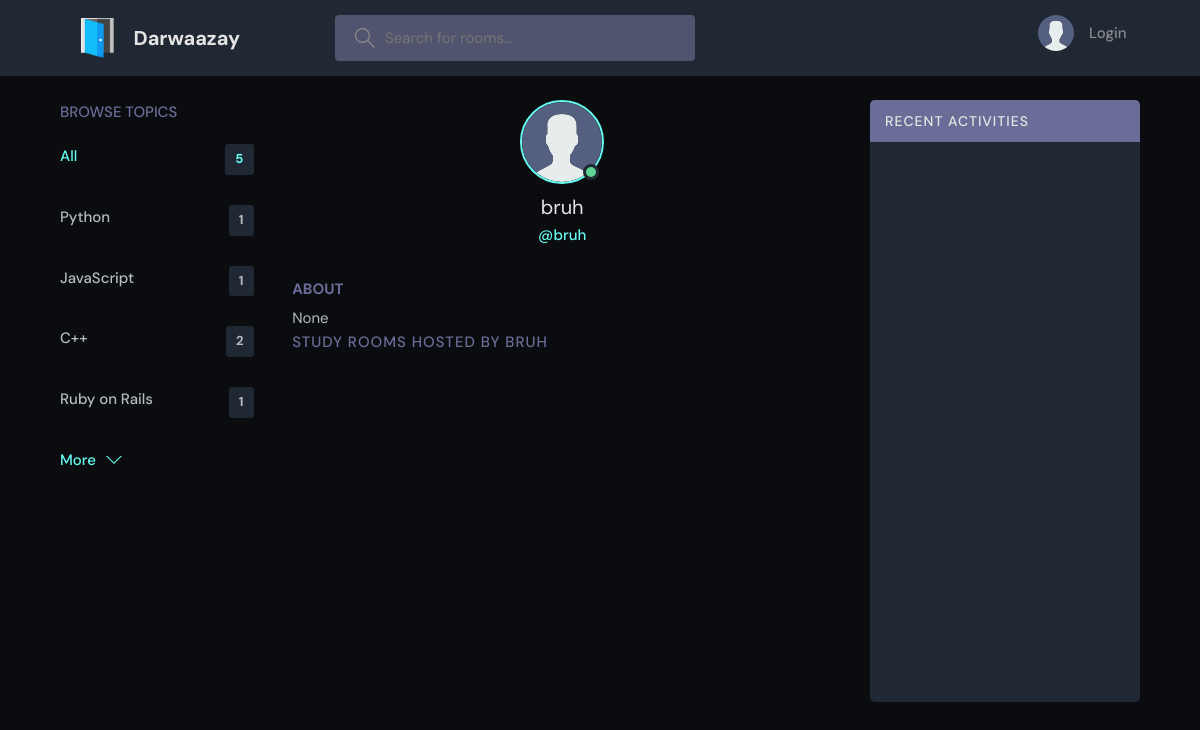
Before: /profile/3/ with the older database file.
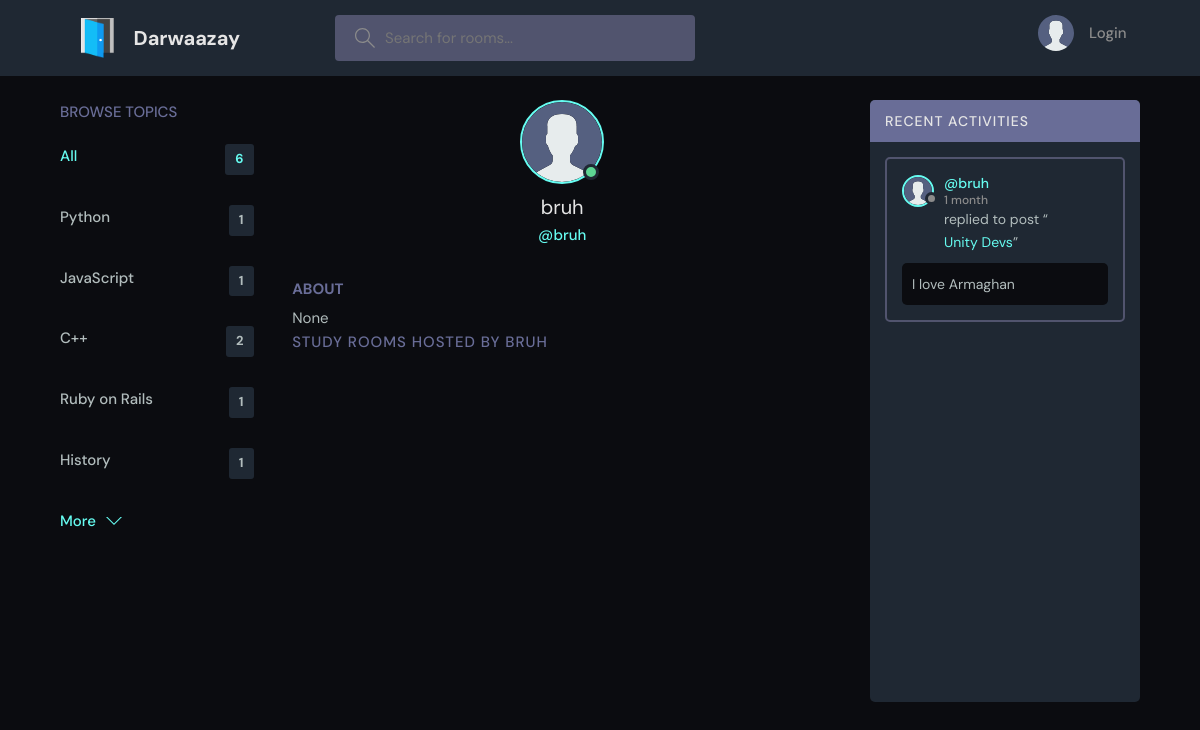
After: the same page with the newer database file.
### doors/models.py (models this page shows, shortened)
class Topic(models.Model):
    name = models.CharField(max_length=200)

class Message(models.Model):
    user = models.ForeignKey(User, on_delete=models.CASCADE)
    room = models.ForeignKey(Room, on_delete=models.CASCADE)
    body = models.TextField()
    updated = models.DateTimeField(auto_now=True)
    created = models.DateTimeField(auto_now_add=True)
    def __str__(self):
        return self.body[0:50]

class User(AbstractUser):
    name = models.CharField(max_length=200, null=True)
    email = models.EmailField(unique=True, null=True)
    bio = models.TextField(null=True)
    avatar = models.ImageField(null=True, default="avatar.svg")
    USERNAME_FIELD = "email"
    REQUIRED_FIELDS = []

class Room(models.Model):
    host = models.ForeignKey(User, on_delete=models.SET_NULL, null=True)
    topic = models.ForeignKey(Topic, on_delete=models.SET_NULL, null=True)
    name = models.CharField(max_length=200)
    participants = models.ManyToManyField(User, related_name="participants", blank=True)
    description = models.TextField(null=True, blank=True)
    updated = models.DateTimeField(auto_now=True)
    created = models.DateTimeField(auto_now_add=True)
    class Meta:
        ordering = ["-updated", "-created"]
    def __str__(self):
        return self.name

### doors/views.py (the view)
# urls.py: path("profile/<str:pk>/", views.userProfile, name="user-profile"),
def userProfile(request, pk):
    user = models.User.objects.get(id=int(pk))
    rooms = user.room_set.all()
    total_room_count = models.Room.objects.all().count()
    topics = models.Topic.objects.all()
    room_messages = user.message_set.all().order_by("-created")
    context = {
        "user": user,
        "rooms": rooms,
        "topics": topics,
        "room_messages": room_messages,
        "total_room_count": total_room_count,
    }
    return render(request, "doors/profile.html", context)

### doors/templates/doors/profile.html (shortened to what this page needs)
{% extends 'main.html' %}
{% block content %}
<main class="profile-page layout layout--3">
    <div class="container">
      {% include 'doors/topics_component.html' %}
      <div class="roomList">
        <div class="profile">
          <div class="profile__avatar">
            <div class="avatar avatar--large active">
              <img src="{{user.avatar.url}}" />
            </div>
          </div>
          <div class="profile__info">
            <h3>{{user.username}}</h3>
            <p>@{{user.username}}</p>
          </div>
        </div>
        <div class="profile__about">
          <h3>About</h3>
          <p>
            {{user.bio}}
          </p>
        </div>
        <div class="roomList__header">
          <div>
            <h2>Study Rooms Hosted by {{user.username}}</a>
            </h2>
          </div>
        </div>
      </div>
      {% include 'doors/activity_component.html' %}
    </div>
  </main>
{% endblock %}

### doors/templates/doors/topics_component.html
<div class="topics">
    <div class="topics__header">
        <h2>Browse Topics</h2>
    </div>
    <ul class="topics__list">
        <li>
            <a href="{% url 'home' %}" class="active">All <span>{{total_room_count}}</span></a>
        </li>
        {% for topic in topics %}
            <li>
                <a href="{% url 'home' %}?q={{topic.name}}">{{topic.name}} <span>{{topic.room_set.all.count}}</span></a>
            </li>
        {% endfor %}
    </ul>
    <a class="btn btn--link" href="{% url 'topics' %}">
        More
        <svg version="1.1" xmlns="http://www.w3.org/2000/svg" width="32" height="32" viewBox="0 0 32 32">
            <title>chevron-down</title>
            <path d="M16 21l-13-13h-3l16 16 16-16h-3l-13 13z"></path>
        </svg>
    </a>
</div>

### doors/templates/doors/activity_component.html (shortened to what this page needs)
<div class="activities">
    <div class="activities__header">
        <h2>Recent Activities</h2>
    </div>
    <div class="activities__list scroll">
    {% for message in room_messages %}
        <div class="activities__box">
            <div class="activities__boxHeader roomListRoom__header">
                <a href="{% url 'user-profile' message.user.id %}" class="roomListRoom__author">
                    <div class="avatar avatar--small">
                        <img src="{{message.user.avatar.url}}" />
                    </div>
                    <p>
                    @{{message.user.username}}
                    <span>{{message.created|timesince}}</span>
                    </p>
                </a>
            </div>
            <div class="activities__boxContent">
                <p>replied to post “<a href="{% url 'room' message.room.id %}">{{message.room}}</a>”</p>
                <div class="activities__boxRoomContent">
                    {{message}}
                </div>
            </div>
        </div>
    {% endfor %}
    </div>
</div>

Changed rows visible on the page:
added Topic: name "History", room_set.all.count "1"
added Message: user.avatar (placeholder picture), user.username "bruh", created "1 month", room "Unity Devs", body "I love Armaghan"
Other visible differences:
{{ total_room_count }}: "5" → "6"
